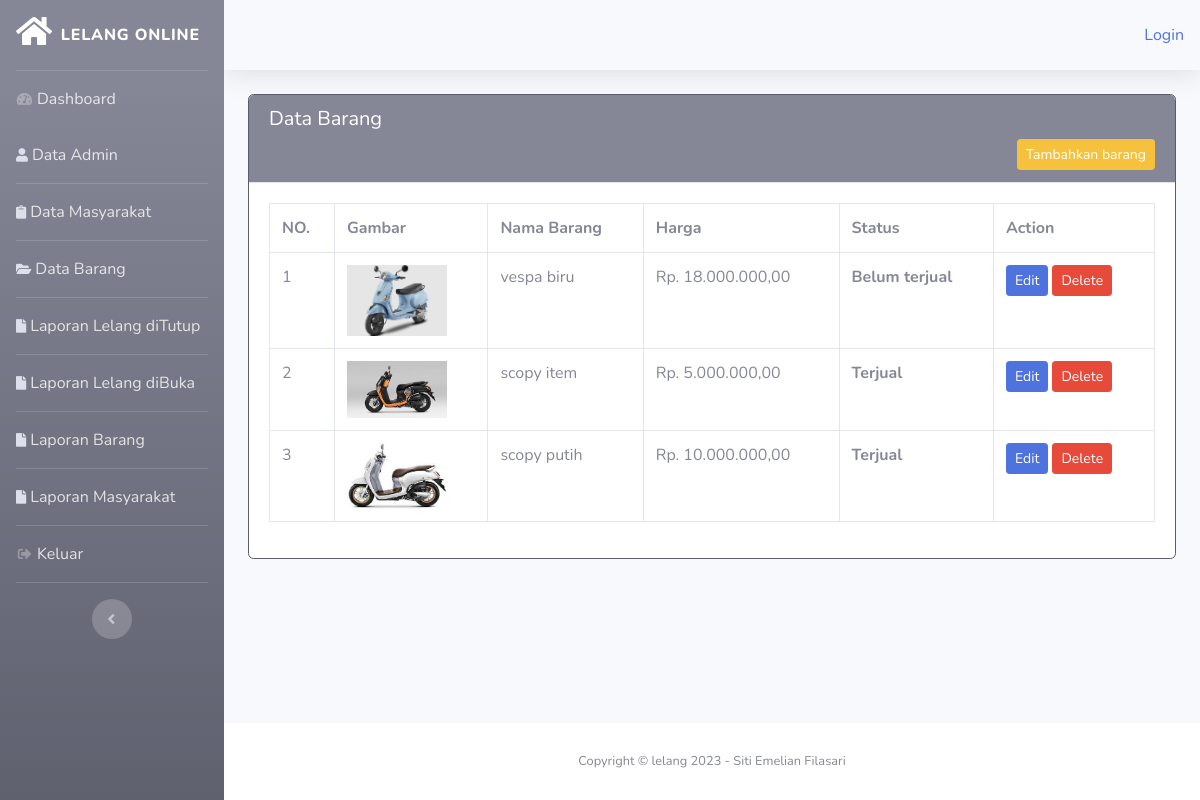
Page /index.php/admin/data_barang on the committed database.
### tables this page shows
CREATE TABLE `tb_barang` (
  `id_barang` int(11) UNSIGNED NOT NULL,
  `nama_barang` varchar(25) NOT NULL,
  `gambar` varchar(255) NOT NULL,
  `tgl` date NOT NULL,
  `harga_awal` int(20) UNSIGNED NOT NULL,
  `deskripsi_barang` varchar(100) NOT NULL,
  `status_barang` tinyint(1) NOT NULL DEFAULT 0
);

### application/controllers/admin/Data_barang.php (called while the page is built, shortened)
<?php
class Data_barang extends CI_Controller
{
	function __construct()
	{
		$this->load->model('Barang_model');
	}
	public function index()
	{
		$data['tb_barang'] = $this->Barang_model->tampil_data()->result();
		$this->load->view('templates_admin/header', $data);
		$this->load->view('templates_admin/sidebar',$data);
		$this->load->view('admin/data_barang/data_barang',$data);
		$this->load->view('templates_admin/footer');
	}
}

### index.php (called while the page is built, shortened)
<?php
require_once BASEPATH.'core/CodeIgniter.php';

### application/models/Barang_model.php (called while the page is built, shortened)
<?php
class Barang_model extends CI_Model
{
	public function tampil_data()
    {
        return $this->db->get('tb_barang');
    }
}

### application/views/admin/data_barang/data_barang.php (the view, shortened to what this page needs)
<div class="container">
	<div class="row">
		<div class="col-md-12">
			<div class="card border-dark">
            <div class="card-header bg-secondary text-white">
			<h5>Data Barang<h5>
			<a href="<?php echo base_url('admin/data_barang/tambah_barang') ?>"
			class="btn btn-sm btn-warning float-right">Tambahkan barang</a>
			</div>
			<div class="card-body">
			<div class="table-responsive">
				<table class="table table-hover table-bordered">
					<tr>
						<th>NO.</th>
						<th>Gambar</th>
						<th>Nama Barang</th>
						<th>Harga</th>
						<th>Status</th>
						<th>Action</th>
					</tr>
					<?php $i = 1;
					foreach ($tb_barang as $brg) : ?>
						<tr>
							<td><?php echo $i; ?></td>
							<td>
								<img src="<?= base_url() . '/assets/images/barang/' . $brg->gambar ?>"
								width="100">
							</td>
							<td><?php echo $brg->nama_barang; ?></td>
							<td>Rp. <?php echo number_format($brg->harga_awal, 2, ',', '.'); ?></td>
							<th>
								<?php if ($brg->status_barang):?>
									<div class="label label-danger">Terjual</div>
									<?php else:?>
										<div class="label label-success">Belum terjual</div>
								<?php endif;?>
							</th>
							<td>
										<a href="<?php echo base_url('admin/data_barang/edit/' . $brg->id_barang) ?>"
										class="btn btn-sm btn-primary">Edit</a>
										<button onclick="hapusAdmin('<?= base_url('admin/data_barang/delete/' . $brg->id_barang) ?>')"
										class="btn btn-danger tombol-hapus btn-sm">Delete</button>
							</td>
						</tr>
					<?php $i++;
					endforeach; ?>
				</table>
				</div></div>
			</div>
		</div>
	</div>
</div>
</div>

### rows in the picture
tb_barang: gambar (picture), nama_barang "vespa biru", harga_awal "18.000.000,00", status_barang "Belum terjual"
tb_barang: gambar (picture), nama_barang "scopy item", harga_awal "5.000.000,00", status_barang "Terjual"
tb_barang: gambar (picture), nama_barang "scopy putih", harga_awal "10.000.000,00", status_barang "Terjual"

### other values in the picture
anchor('auth/login', 'Login') "Login"
